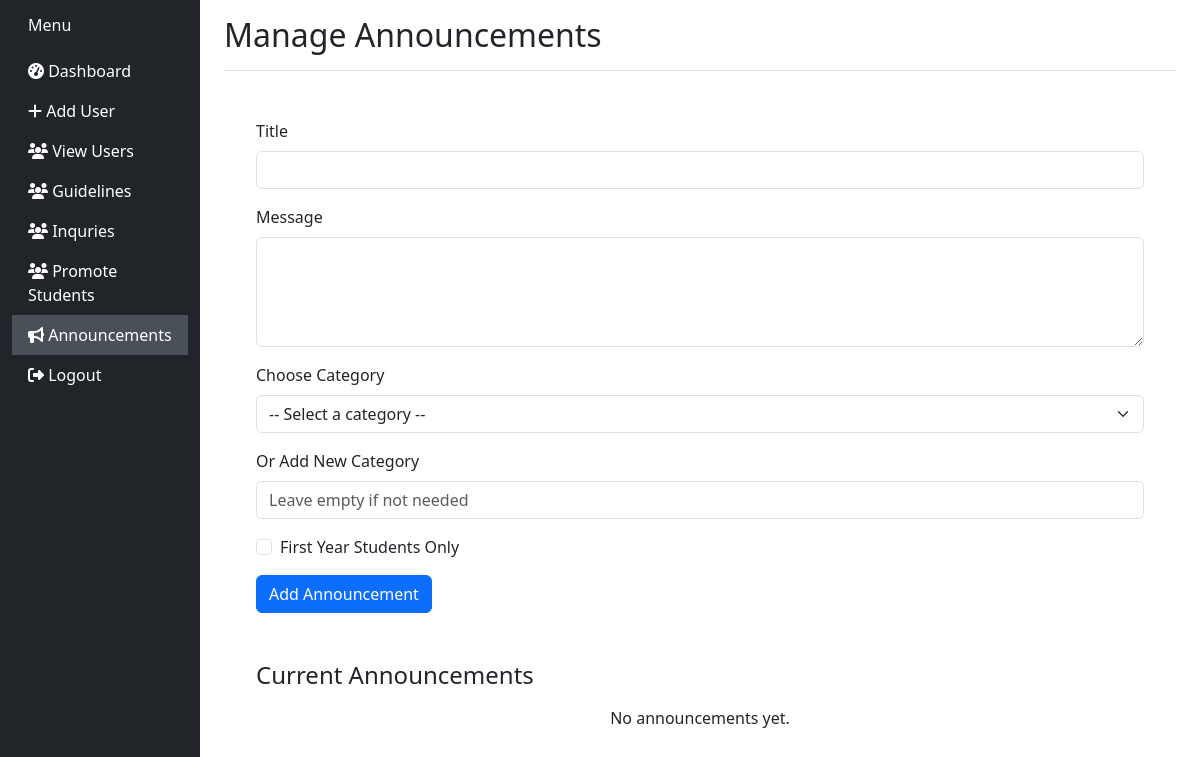
Page /announcements/ on the earlier database version.
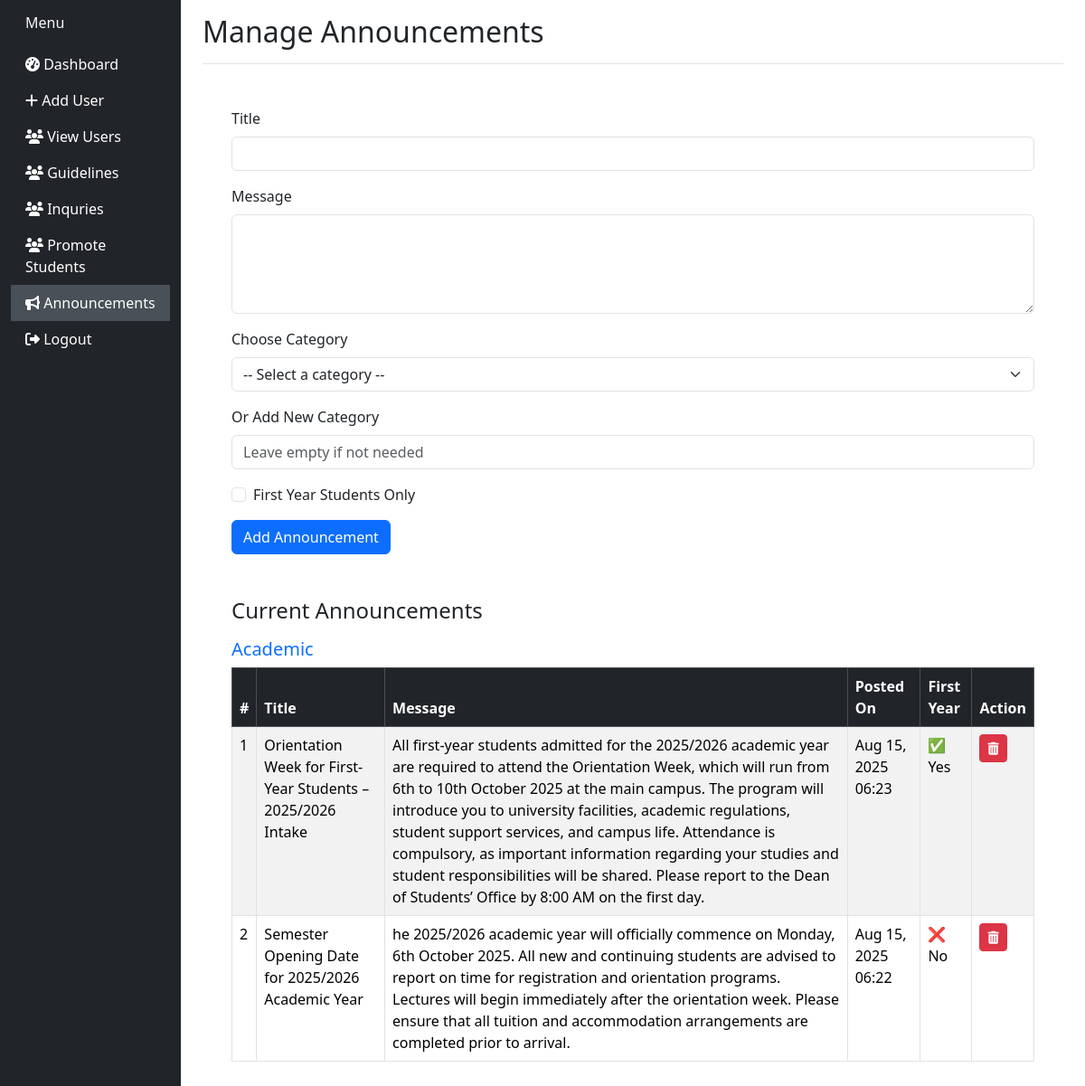
Same page on the later database version.
### apps/pages/models.py (models this page shows, shortened)
class Announcement(models.Model):
    title = models.CharField(max_length=200)
    body = models.TextField()
    category = models.ForeignKey(AnnouncementCategory, on_delete=models.CASCADE)
    created_at = models.DateTimeField(auto_now_add=True)
    first_year_only = models.BooleanField(default=False)  # ✅ NEW FIELD

class AnnouncementCategory(models.Model):
    name = models.CharField(max_length=100, unique=True)

### apps/pages/super_admin.py (the view)
# urls.py: path('announcements/', super_admin.announcements_page, name='announcements'),
def announcements_page(request):
    categories = AnnouncementCategory.objects.all()
    anns = Announcement.objects.select_related('category').order_by('-created_at')
    grouped = defaultdict(list)
    for ann in anns:
        grouped[ann.category.name if ann.category else "Uncategorized"].append(ann)
    context = {
        'categories': categories,
        'announcements': dict(grouped),
    }
    return render(request, 'super_admin/announcements.html', context)

### templates/super_admin/announcements.html (shortened to what the changed rows need)
<!DOCTYPE html>
{% load static widget_tweaks %}
<html lang="en">
<head>
    <link href="https://cdn.jsdelivr.net/npm/bootstrap@5.3.2/dist/css/bootstrap.min.css" rel="stylesheet" />
    <link href="https://cdnjs.cloudflare.com/ajax/libs/font-awesome/6.5.0/css/all.min.css" rel="stylesheet" />
</head>
<body>
    <div class="container-fluid">
        <div class="row">
            <main class="col-md-9 ms-sm-auto col-lg-10 px-md-4">
                <div class="d-flex justify-content-between align-items-center pt-3 pb-2 mb-3 border-bottom">
                    <h1 class="h2">Manage Announcements</h1>
                </div>
                <div class="content">
                    <form method="post" action="{% url 'add_announcement' %}" class="mb-5">
                        <div class="mb-3">
                        </div>
                        <div class="mb-3">
                        </div>
                        <div class="mb-3">
                        </div>
                        <div class="mb-3">
                        </div>
                        <div class="form-check mb-3">
                        </div>
                        <button type="submit" class="btn btn-primary">Add Announcement</button>
                    </form>
                    <h4 class="mb-3">Current Announcements</h4>
                    {% if announcements %}
                    {% for category, anns in announcements.items %}
                    <div class="mb-4">
                        <h5 class="text-primary">{{ category }}</h5>
                        <div class="table-responsive">
                            <table class="table table-bordered table-striped">
                                <thead class="table-dark">
                                    <tr>
                                        <th>#</th>
                                        <th>Title</th>
                                        <th>Message</th>
                                        <th>Posted On</th>
                                        <th>First Year</th>
                                        <th>Action</th>
                                    </tr>
                                </thead>
                                <tbody>
                                    {% for ann in anns %}
                                    <tr>
                                        <td>{{ forloop.counter }}</td>
                                        <td>{{ ann.title }}</td>
                                        <td>{{ ann.body }}</td>
                                        <td>{{ ann.created_at|date:"M d, Y H:i" }}</td>
                                        <td>
                                            {% if ann.first_year_only %}
                                            ✅ Yes
                                            {% else %}
                                            ❌ No
                                            {% endif %}
                                        </td>
                                        <td>
                                            <a href="{% url 'delete_announcement' ann.id %}"
                                                class="btn btn-sm btn-danger"
                                                onclick="return confirm('Are you sure you want to delete this announcement?');">
                                                <i class="fas fa-trash-alt"></i>
                                            </a>
                                        </td>
                                    </tr>
                                    {% endfor %}
                                </tbody>
                            </table>
                        </div>
                    </div>
                    {% endfor %}
                    {% else %}
                    <p class="text-center">No announcements yet.</p>
                    {% endif %}
                </div>
            </main>
        </div>
    </div>
</body>
</html>

Differences in the rows shown:
added Announcement: name "Academic", title "Orientation Week for First-Year Students – 2025/2026 Intake", body "All first-year students admitted for the 2025/2026 academic year are required to attend the Orientation Week, which will run from 6th to 10th October 2025 at the main campus. The program will introduce you to university facilities, academic regulations, student support services, and campus life. Attendance is compulsory, as important information regarding your studies and student responsibilities will be shared. Please report to the Dean of Students’ Office by 8:00 AM on the first day.", created_at "Aug 15, 2025 06:23", first_year_only "✅ Yes"
added Announcement: title "Semester Opening Date for 2025/2026 Academic Year", body "he 2025/2026 academic year will officially commence on Monday, 6th October 2025. All new and continuing students are advised to report on time for registration and orientation programs. Lectures will begin immediately after the orientation week. Please ensure that all tuition and accommodation arrangements are completed prior to arrival.", created_at "Aug 15, 2025 06:22", first_year_only "❌ No", shown under "Academic"
Other differences:
text no longer shown: "No announcements yet."
